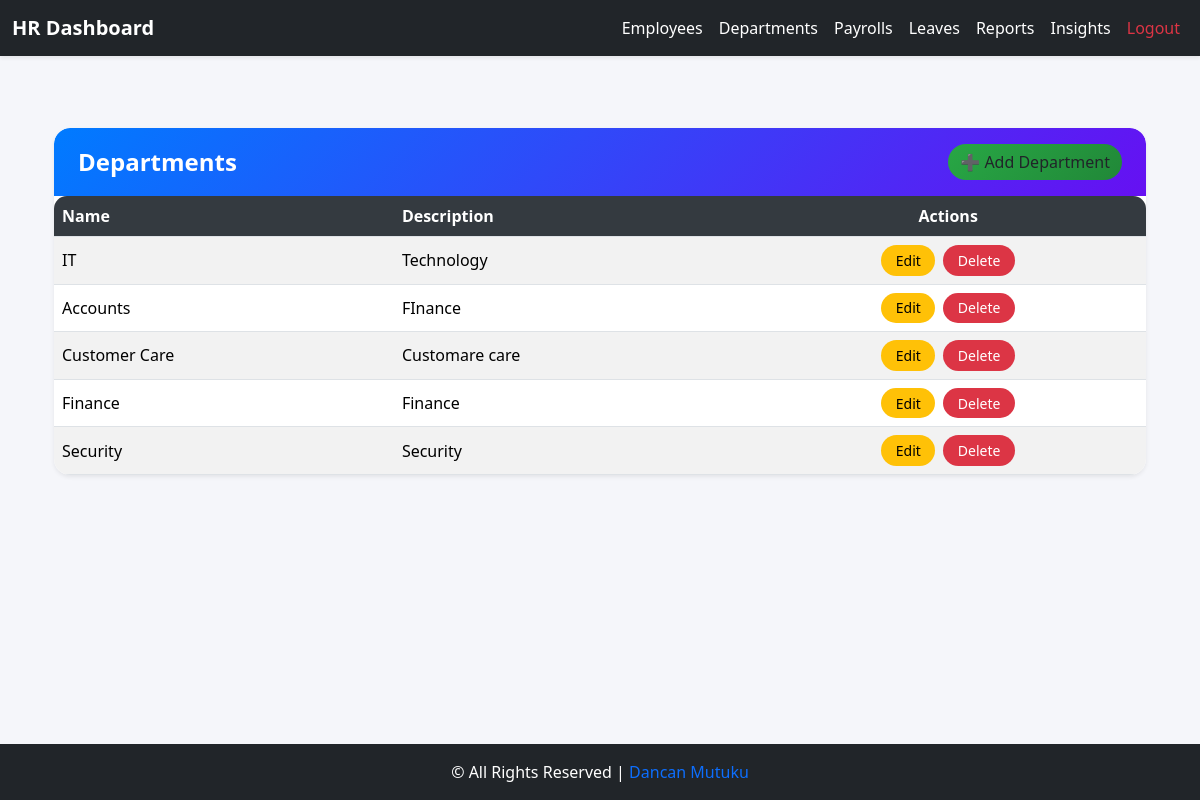
/employee/hr/departments/ (signed in), run on the app's committed database.
### core/models.py (models this page shows, shortened)
class Department(models.Model):
    name = models.CharField(max_length=100)
    description = models.TextField(blank=True)

### core/views.py (the view)
# urls.py: path("hr/departments/", views.hr_department_list, name="hr_department_list"),
@login_required
@group_required('HR')
def hr_department_list(request):
    departments = Department.objects.all()
    return render(request, 'core/hr_department_list.html', {'departments': departments})

### core/views.py (called while the page is built)
def group_required(group_name):
    def check(user):
        return user.is_superuser or user.groups.filter(name=group_name).exists()
    return user_passes_test(check)

### core/templates/core/hr_department_list.html (shortened to what this page needs)
{% extends "base_hr.html" %}
{% block content %}
<div class="container my-5">
    <div class="card departments-card shadow-sm">
        <div class="departments-header">
            <h4>Departments</h4>
            <a href="{% url 'hr_department_create' %}" class="btn btn-add">➕ Add Department</a>
        </div>
        <div class="card-body p-0">
            {% if departments %}
            <div class="table-responsive">
                <table class="table table-modern table-striped table-hover align-middle mb-0">
                    <thead>
                        <tr>
                            <th>Name</th>
                            <th>Description</th>
                            <th class="text-center">Actions</th>
                        </tr>
                    </thead>
                    <tbody>
                        {% for dept in departments %}
                        <tr>
                            <td>{{ dept.name }}</td>
                            <td>{{ dept.description|default:"—" }}</td>
                            <td class="text-center">
                                <a href="{% url 'hr_department_edit' dept.pk %}" class="btn btn-sm btn-warning me-1">Edit</a>
                                <a href="{% url 'hr_department_delete' dept.pk %}" class="btn btn-sm btn-danger">Delete</a>
                            </td>
                        </tr>
                        {% endfor %}
                    </tbody>
                </table>
            </div>
            {% else %}
            <div class="p-4 text-center">
                <div class="alert alert-info mb-0">No departments found.</div>
            </div>
            {% endif %}
        </div>
    </div>
</div>
{% endblock %}

### core/templates/base_hr.html (style rules this page uses)
body { min-height: 100vh; display: flex; flex-direction: column; font-family: "Segoe UI", Tahoma, Geneva, Verdana, sans-serif; background-color: #f5f6fa; }

### core/templates/core/hr_department_list.html (style rules this page uses)
.departments-card { border: none; border-radius: 1rem; overflow: hidden; transition: all 0.3s ease; }
.departments-header { background: linear-gradient(135deg, #007bff, #6610f2); color: #fff; padding: 1rem 1.5rem; border-radius: 1rem 1rem 0 0; display: flex; justify-content: space-between; align-items: center; }
.departments-header h4 { margin: 0; font-weight: 600; }
.btn-add { background: linear-gradient(135deg, #28a745, #218838); border: none; border-radius: 50px; font-weight: 500; transition: all 0.2s ease; }
.table-modern { border-radius: 0.8rem; overflow: hidden; }
.table-modern th { background-color: #343a40 !important; color: #fff; font-weight: 600; vertical-align: middle; }
.table-modern td { vertical-align: middle; }
.btn-warning, .btn-danger { border: none; border-radius: 50px; padding: 0.3rem 0.9rem; font-weight: 500; transition: 0.2s ease; }

### data on the page
Department: name "IT", description "Technology"
Department: name "Accounts", description "FInance"
Department: name "Customer Care", description "Customare care"
Department: name "Finance", description "Finance"
Department: name "Security", description "Security"
